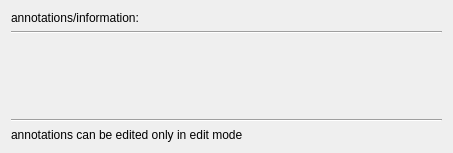
<?xml version="1.0" encoding="UTF-8"?>
<ui version="4.0">
 <class>AnnotationsDialog</class>
 <widget class="QDialog" name="AnnotationsDialog">
  <property name="geometry">
   <rect>
    <x>0</x>
    <y>0</y>
    <width>453</width>
    <height>153</height>
   </rect>
  </property>
  <property name="windowTitle">
   <string>Dialog</string>
  </property>
  <layout class="QVBoxLayout" name="verticalLayout">
   <item>
    <widget class="QLabel" name="label">
     <property name="text">
      <string>annotations/information:</string>
     </property>
    </widget>
   </item>
   <item>
    <widget class="Line" name="line">
     <property name="orientation">
      <enum>Qt::Horizontal</enum>
     </property>
    </widget>
   </item>
   <item>
    <layout class="QVBoxLayout" name="layout_content"/>
   </item>
   <item>
    <spacer name="verticalSpacer">
     <property name="orientation">
      <enum>Qt::Vertical</enum>
     </property>
     <property name="sizeHint" stdset="0">
      <size>
       <width>20</width>
       <height>40</height>
      </size>
     </property>
    </spacer>
   </item>
   <item>
    <widget class="Line" name="line_2">
     <property name="orientation">
      <enum>Qt::Horizontal</enum>
     </property>
    </widget>
   </item>
   <item>
    <widget class="QLabel" name="label_2">
     <property name="text">
      <string>annotations can be edited only in edit mode</string>
     </property>
    </widget>
   </item>
  </layout>
 </widget>
 <resources/>
 <connections/>
</ui>
